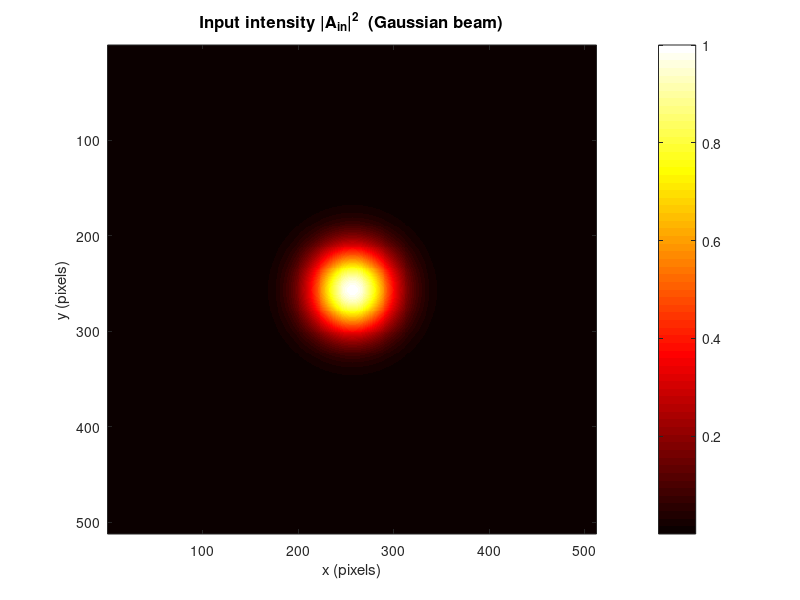
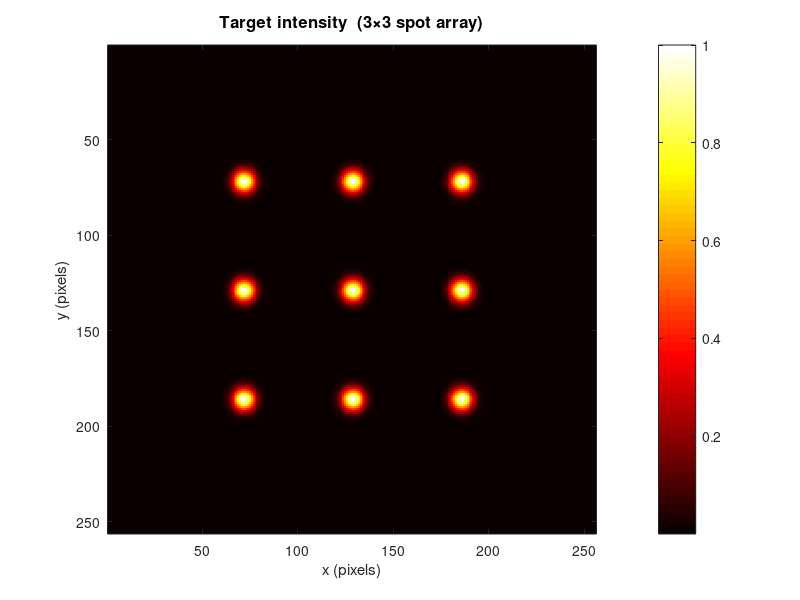
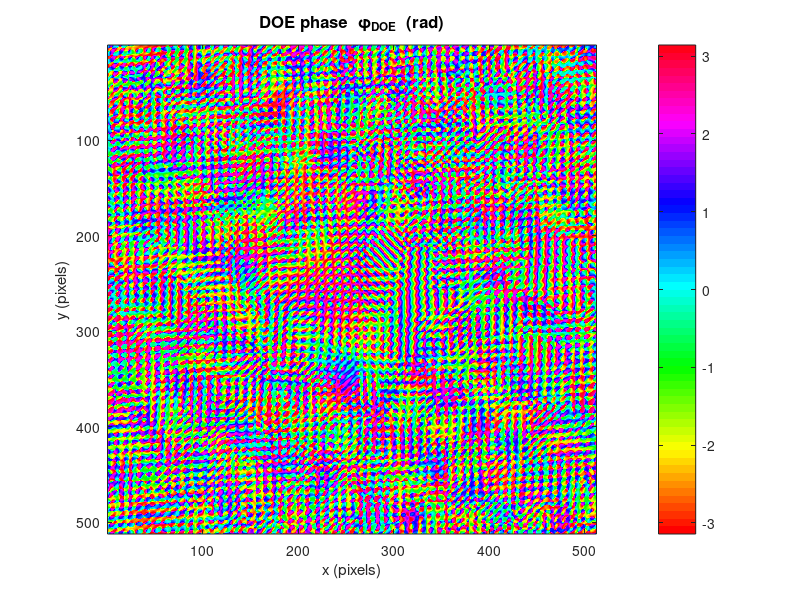
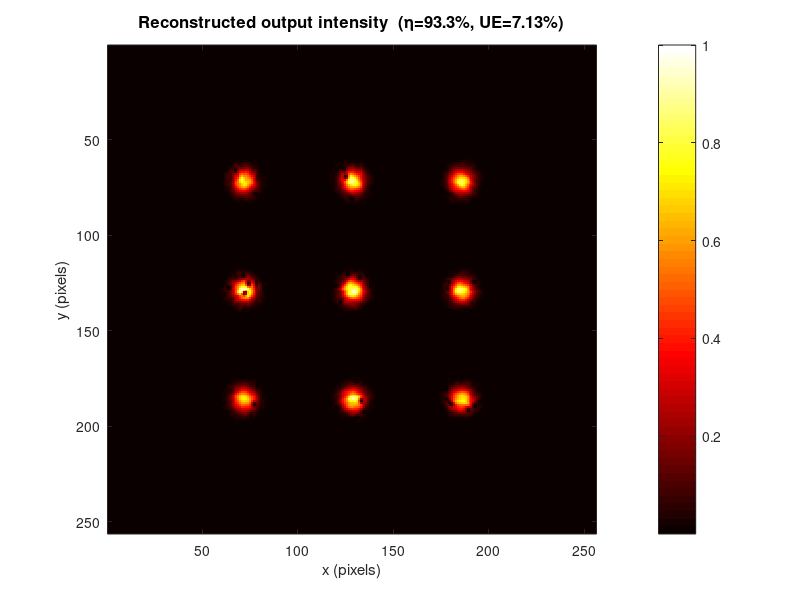

The MATLAB script that drew these images, in order:
% ------------------------------------------------------------------------
% Problem #6: Iterative Fourier Transform Algorithm.
%
% The algorithm is composed of the following steps:
%
% 1.- Apply a FFT from the Diffractive Optical Element (DOE) to output
% plane.
% 2.- Substitute the amplitude of |U_out| with the target amplitude,
% preserving the phase.
% 3.- Apply IFFT to output plane to go back to DOE. 
% 4.- Substitute the amplitude from |U_back| with the original amplitude.
% basically preserve the original amplitude but keep changing the phase.
% 5.- Repeat steps 1 to 4 until the values converge.
%
% Efficiency metrics:
% eta - Diffraction Efficiency: Fraction of power reaching signal window
% UE - Uniformity Error: How much the results differ from the target.
%
% Usage: I only tested my code in matlab not sure if works in Octave.
% ------------------------------------------------------------------------

clear; close all; clc; % I like to always start fresh.

% --------------------------- Parameters ---------------------------------
N = 512; %Size of the grid.
w0_frac = 0.12; %Gaussian Beam Size in proportion to the grid.
spot_sep = round(N/9); %Spot separation in the output plane.
n_iter = 200; %Number of iterations 200 works well.
coords = (0:N-1) - N/2; %Obtaining the center of the grid
[X,Y] = meshgrid(coords, coords);

% -------------------------- Gaussian beam -------------------------------
w0 = w0_frac * N;
A_in = exp( -(X.^2 + Y.^2) / w0^2); %This is a gaussian beam!

% -------------------------- Target Amplitude ----------------------------
% I want to create a grid of 9 Gaussian Beams equally distributed.
r_spot = 4.0; % Size of radius from a spot in pixels.
target = zeros(N,N);
for i = -1:1
    for j = -1:1 % Assigning every position to the spots on the grid.
        cx = i*spot_sep;
        cy = j*spot_sep;
        % Target amplitude this is the output we want to create with IFTA
        target = target + exp(-((X-cx).^2 + (Y-cy).^2) / (2*r_spot^2));
    end
end
target = target/sum(target(:)); % Normalize the quantities.
T_amp = sqrt(target); % Amplitude target.

% -------------------------- Helping tools -------------------------------
% This parameter helps locate pixels with significant energy.
signal_window = target > max(target(:))/10000;
% Customized FFT and IFFT to be in 2D and centered
fft2c = @(u) fftshift( fft2( ifftshift(u) ));
ifft2c = @(U) fftshift( ifft2( ifftshift(U) ));

% ------------------------- IFTA Process ---------------------------------
phi_doe = 2*pi * rand(N,N); % Start with a random phase grid

% This 2 lists will help me track the performance of the algorithm.
% I did use them a lot while writing and testing the program so I will 
% keep them as an extra for the problem.
eta_hist = zeros(1, n_iter); 
ue_hist = zeros(1, n_iter);

fprintf('Starting IFTA for (%d iterations)... \n', n_iter);

for iteration = 1:n_iter

    % Step #1
    U_out = fft2c(A_in .* exp(1j * phi_doe));
    I_out = abs(U_out).^2;

    % Update the metrics:
    I_sig      = I_out(signal_window);
    eta        = sum(I_sig) / sum(I_out(:));  % diffraction efficiency
    T_sig      = target(signal_window);
    scale      = sum(I_sig) / sum(T_sig);
    ue         = sum(abs(I_sig - scale*T_sig)) / (2 * sum(I_sig));
    eta_hist(iteration) = eta;
    ue_hist(iteration)  = ue;

    % Step #2 Substitute the new values for the phase space.
    phase_out = angle(U_out); % Phase extraction
    U_out_c = T_amp .* exp(1j * phase_out); % Keep the original amplitude

    % Step #3 Back-Propagation
    U_back = ifft2c(U_out_c);

    % Step #4 Extract the new phase for the DOE
    phi_doe = angle(U_back);
end


% My performance metrics.
fprintf('\nFinal:  eta = %.1f%%,  UE = %.2f%%\n', ...
        eta_hist(end)*100, ue_hist(end)*100); % <- Transform to percentage

% ------------------ Intensity and DOE Plots -----------------------------
U_final = fft2c( A_in .* exp(1j * phi_doe) );
I_final = abs(U_final).^2;
I_final = I_final/max(I_final(:)); % Normalize so the plot looks good.

I_in_plot    = A_in.^2;
I_in_plot    = I_in_plot / max(I_in_plot(:));
 
target_plot  = target / max(target(:));
 
% Crop central region for output / target display
crop = round(N/4);
sl   = (N/2 - crop + 1):(N/2 + crop);   % MATLAB 1-based slice

% Figure 1:  Input intensity
figure(1);
imagesc(I_in_plot);  colormap(gca,'hot');  axis image;  colorbar;
title('Input intensity |A_{in}|^2  (Gaussian beam)', 'FontSize', 12);
xlabel('x (pixels)');  ylabel('y (pixels)');

% Figure 2:  Target intensity
figure(2);
imagesc(target_plot(sl,sl));  colormap(gca,'hot');  axis image;  colorbar;
title('Target intensity  (3×3 spot array)', 'FontSize', 12);
xlabel('x (pixels)');  ylabel('y (pixels)');

% Figure 3:  DOE phase
figure(3);
imagesc(phi_doe, [-pi, pi]);  colormap(gca,'hsv');  axis image;  colorbar;
title('DOE phase  \phi_{DOE}  (rad)', 'FontSize', 12);
xlabel('x (pixels)');  ylabel('y (pixels)');

% Figure 4:  Reconstructed output intensity
figure(4);
imagesc(I_final(sl,sl));  colormap(gca,'hot');  axis image;  colorbar;
title(sprintf('Reconstructed output intensity  (\\eta=%.1f%%, UE=%.2f%%)', ...
    eta_hist(end)*100, ue_hist(end)*100), 'FontSize', 12);
xlabel('x (pixels)');  ylabel('y (pixels)');

% Figure 5:  Convergence
figure(5);
iters = 1:n_iter;
plot(iters, eta_hist*100, 'b-', 'LineWidth', 2);  hold on;
plot(iters, ue_hist*100,  'r-', 'LineWidth', 2);
xlabel('Iteration');  ylabel('(%)');
legend('Efficiency \eta (%)', 'Uniformity error UE (%)');
title('IFTA convergence', 'FontSize', 12);
grid on;


%-------------------------------------------------------------------------
%
% Code made by:
%               Jose Alan Barraza Villaverde
%               iPSRS (Machine Learning and Photonics)
%
%-------------------------------------------------------------------------
